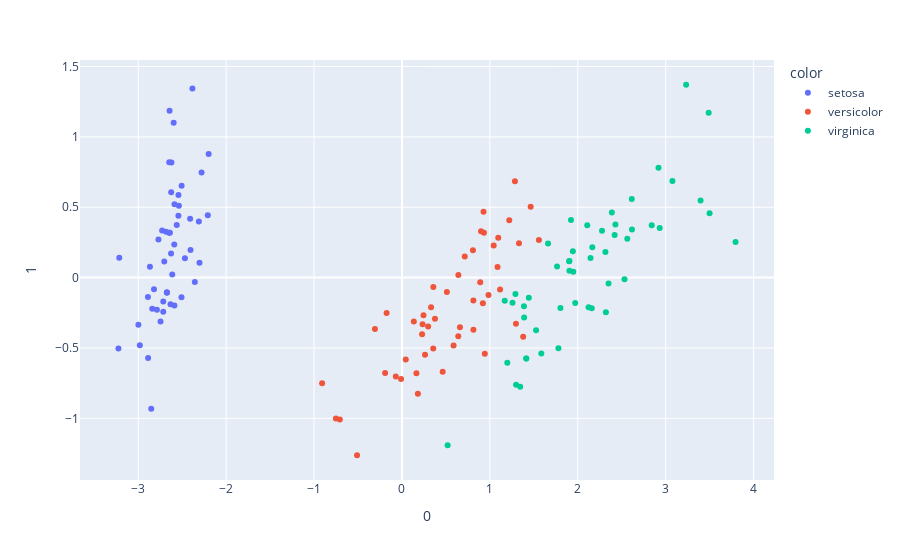

The code cell stored with this chart in its notebook:
### Markdown cell above
That was a really hacky way of labeling the classes on the PCA plot. Let's try a more elegant solution with pandas and Plotly. See https://plotly.com/python/pca-visualization/

### Code cell
import plotly.express as px
from sklearn.decomposition import PCA

df = px.data.iris()
X = df[['sepal_length', 'sepal_width', 'petal_length', 'petal_width']]

pca = PCA(n_components=2)
pca.fit(X)
print(pca.components_)
components = pca.fit_transform(X)

fig = px.scatter(components, x=0, y=1, color=df['species'])
fig.show()
